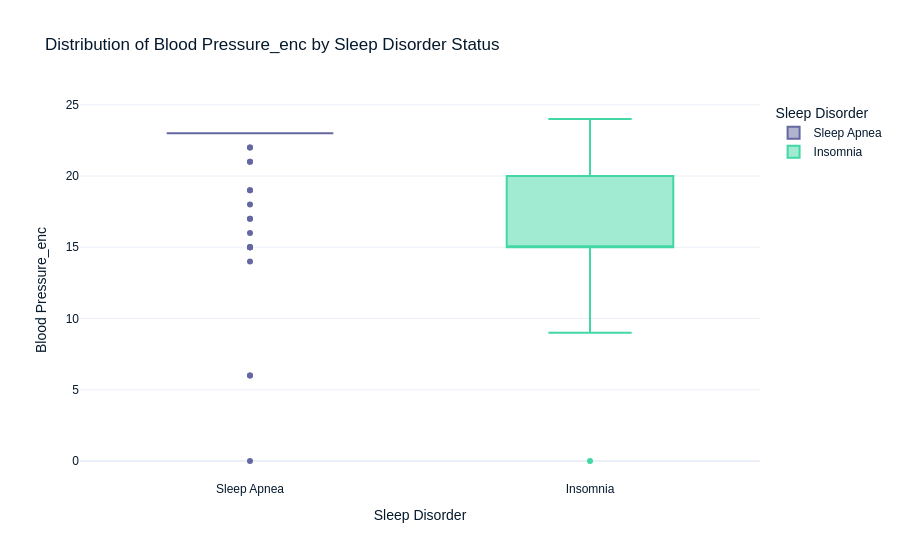

Notebook source saved alongside this figure:
### Code cell
import plotly.express as px

# Identify the most important feature
top_feature = sorted_features[0]

# Plot distribution of the top feature by sleep disorder status
fig = px.box(model_df, x='Sleep Disorder', y=top_feature, color='Sleep Disorder',
             title=f'Distribution of {top_feature} by Sleep Disorder Status')
fig.show()

### Figure 1 — Plotly figure (JSON) as saved in the notebook; plotly's stock layout.template omitted (floating-point values rounded to 4 significant figures)
{"data": [{"alignmentgroup": "True", "hovertemplate": "Sleep Disorder=%{x}<br>Blood Pressure_enc=%{y}<extra></extra>", "legendgroup": "Sleep Apnea", "marker": {"color": "#6568a0"}, "name": "Sleep Apnea", "notched": false, "offsetgroup": "Sleep Apnea", "orientation": "v", "showlegend": true, "x": ["Sleep Apnea", "Sleep Apnea", "Sleep Apnea", "Sleep Apnea", "Sleep Apnea", "Sleep Apnea", "Sleep Apnea", "Sleep Apnea", "Sleep Apnea", "Sleep Apnea", "Sleep Apnea", "Sleep Apnea", "Sleep Apnea", "Sleep Apnea", "Sleep Apnea", "Sleep Apnea", "Sleep Apnea", "Sleep Apnea", "Sleep Apnea", "Sleep Apnea", "Sleep Apnea", "Sleep Apnea", "Sleep Apnea", "Sleep Apnea", "Sleep Apnea", "Sleep Apnea", "Sleep Apnea", "Sleep Apnea", "Sleep Apnea", "Sleep Apnea", "Sleep Apnea", "Sleep Apnea", "Sleep Apnea", "Sleep Apnea", "Sleep Apnea", "Sleep Apnea", "Sleep Apnea", "Sleep Apnea", "Sleep Apnea", "Sleep Apnea", "Sleep Apnea", "Sleep Apnea", "Sleep Apnea", "Sleep Apnea", "Sleep Apnea", "Sleep Apnea", "Sleep Apnea", "Sleep Apnea", "Sleep Apnea", "Sleep Apnea", "Sleep Apnea", "Sleep Apnea", "Sleep Apnea", "Sleep Apnea", "Sleep Apnea", "Sleep Apnea", "Sleep Apnea", "Sleep Apnea", "Sleep Apnea", "Sleep Apnea", "Sleep Apnea", "Sleep Apnea", "Sleep Apnea", "Sleep Apnea", "Sleep Apnea", "Sleep Apnea", "Sleep Apnea", "Sleep Apnea", "Sleep Apnea", "Sleep Apnea", "Sleep Apnea", "Sleep Apnea", "Sleep Apnea", "Sleep Apnea", "Sleep Apnea", "Sleep Apnea", "Sleep Apnea", "Sleep Apnea"], "x0": " ", "xaxis": "x", "y": [22, 22, 18, 6, 16, 6, 17, 17, 19, 14, 0, 15, 19, 15, 15, 15, 15, 23, 23, 23, 23, 23, 23, 23, 23, 23, 21, 21, 23, 23, 23, 23, 23, 23, 23, 23, 23, 23, 23, 23, 23, 23, 23, 23, 23, 23, 23, 23, 23, 23, 23, 23, 23, 23, 23, 23, 23, 23, 23, 23, 23, 23, 23, 23, 23, 23, 23, 23, 23, 23, 23, 23, 23, 23, 23, 23, 23, 23], "y0": " ", "yaxis": "y", "type": "box"}, {"alignmentgroup": "True", "hovertemplate": "Sleep Disorder=%{x}<br>Blood Pressure_enc=%{y}<extra></extra>", "legendgroup": "Insomnia", "marker": {"color": "#43d7a4"}, "name": "Insomnia", "notched": false, "offsetgroup": "Insomnia", "orientation": "v", "showlegend": true, "x": ["Insomnia", "Insomnia", "Insomnia", "Insomnia", "Insomnia", "Insomnia", "Insomnia", "Insomnia", "Insomnia", "Insomnia", "Insomnia", "Insomnia", "Insomnia", "Insomnia", "Insomnia", "Insomnia", "Insomnia", "Insomnia", "Insomnia", "Insomnia", "Insomnia", "Insomnia", "Insomnia", "Insomnia", "Insomnia", "Insomnia", "Insomnia", "Insomnia", "Insomnia", "Insomnia", "Insomnia", "Insomnia", "Insomnia", "Insomnia", "Insomnia", "Insomnia", "Insomnia", "Insomnia", "Insomnia", "Insomnia", "Insomnia", "Insomnia", "Insomnia", "Insomnia", "Insomnia", "Insomnia", "Insomnia", "Insomnia", "Insomnia", "Insomnia", "Insomnia", "Insomnia", "Insomnia", "Insomnia", "Insomnia", "Insomnia", "Insomnia", "Insomnia", "Insomnia", "Insomnia", "Insomnia", "Insomnia", "Insomnia", "Insomnia", "Insomnia", "Insomnia", "Insomnia", "Insomnia", "Insomnia", "Insomnia", "Insomnia", "Insomnia", "Insomnia", "Insomnia", "Insomnia", "Insomnia", "Insomnia"], "x0": " ", "xaxis": "x", "y": [22, 22, 18, 16, 9, 0, 14, 15, 18, 15, 15, 20, 15, 20, 15, 20, 15, 15, 15, 15, 15, 15, 15, 15, 15, 15, 15, 15, 20, 15, 15, 15, 20, 15, 20, 15, 20, 15, 20, 15, 20, 15, 20, 15, 15, 20, 15, 15, 20, 15, 15, 20, 15, 20, 15, 15, 20, 20, 20, 20, 20, 20, 20, 20, 20, 20, 20, 24, 24, 23, 15, 15, 15, 15, 15, 15, 9], "y0": " ", "yaxis": "y", "type": "box"}], "layout": {"xaxis": {"anchor": "y", "domain": [0, 1], "title": {"text": "Sleep Disorder"}, "categoryorder": "array", "categoryarray": ["Sleep Apnea", "Insomnia"]}, "yaxis": {"anchor": "x", "domain": [0, 1], "title": {"text": "Blood Pressure_enc"}}, "legend": {"title": {"text": "Sleep Disorder"}, "tracegroupgap": 0}, "title": {"text": "Distribution of Blood Pressure_enc by Sleep Disorder Status"}, "boxmode": "overlay"}}
